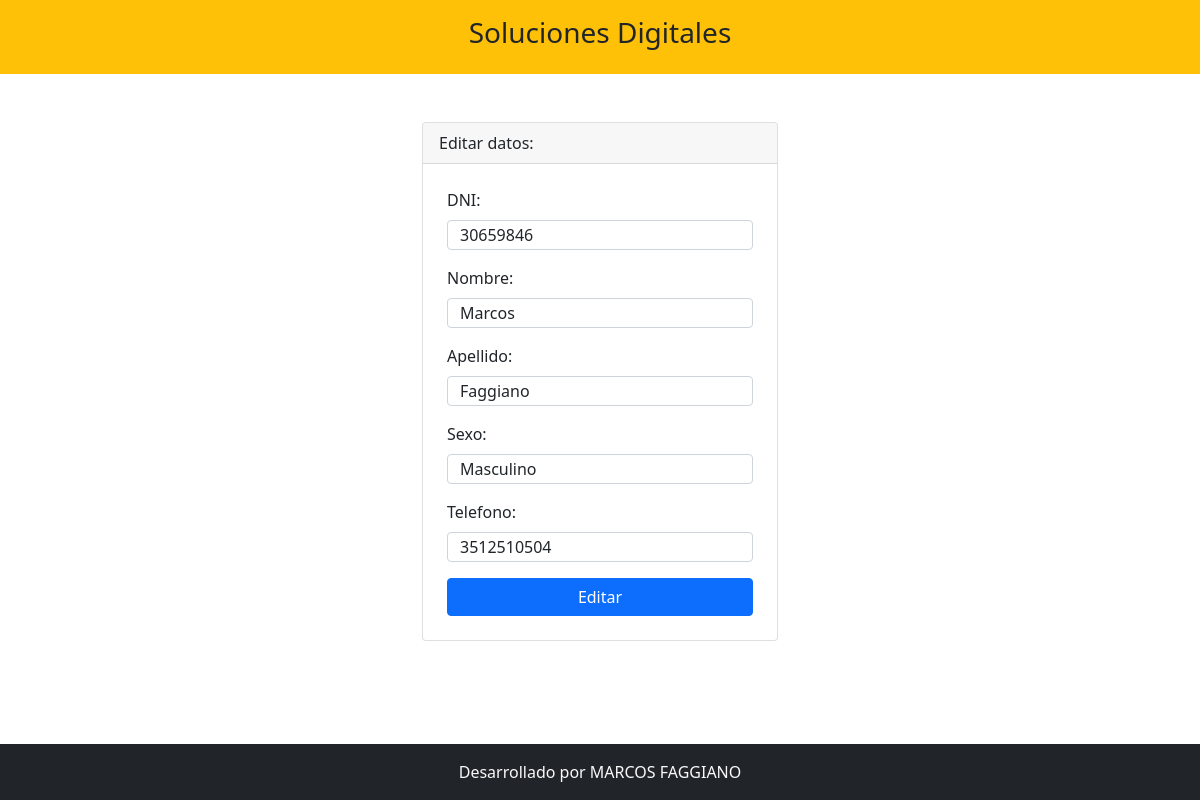
The app's page /editar.php?DNI=30659846 with its own data.
### tables this page shows
CREATE TABLE `clientes` (
  `ID_clientes` int(11) NOT NULL,
  `DNI` int(11) NOT NULL,
  `Nombre` varchar(20) NOT NULL,
  `Apellido` varchar(20) NOT NULL,
  `Sexo` varchar(20) NOT NULL,
  `numero_de_telefono` varchar(20) NOT NULL
);

### editar.php (the view, shortened to what this page needs)
<?php include 'template/header.php' ?>
<?php
include_once 'model/conexion.php';
$DNI = $_GET['DNI'];
$sentencia = $bd->prepare("select * from clientes where DNI = ?;");
$sentencia->execute([$DNI]);
$clientes = $sentencia->fetch(PDO::FETCH_OBJ);
?>
<div class="container mt-5" style=" height:600px">
    <div class="row justify-content-center">
        <div class="col-md-4">
            <div class="card">
                <div class="card-header">
                    Editar datos:
                </div>
                <form class="p-4" method="POST" action="editarProceso.php">
                    <div class="mb-3">
                        <label class="form-label">DNI: </label>
                        <input type="number" class="form-control" style=" height: 30px" name="txtDNI" required value="<?php echo $clientes->DNI; ?>">
                    </div>
                    <div class="mb-3">
                        <label class="form-label">Nombre: </label>
                        <input type="text" class="form-control" style=" height: 30px" name="txtNombre" required value="<?php echo $clientes->Nombre; ?>">
                    </div>
                    <div class="mb-3">
                        <label class="form-label">Apellido: </label>
                        <input type="text" class="form-control" style=" height: 30px" name="txtApellido" required value="<?php echo $clientes->Apellido; ?>">
                    </div>
                    <div class="mb-3">
                        <label class="form-label">Sexo: </label>
                        <input type="text" class="form-control" style=" height: 30px" name="txtSexo" required value="<?php echo $clientes->Sexo; ?>">
                    </div>
                    <div class="mb-3">
                        <label class="form-label">Telefono: </label>
                        <input type="number" class="form-control" style=" height: 30px" name="txtnumero_de_telefono" required value="<?php echo $clientes->numero_de_telefono; ?>">
                    </div>
                    <div class="d-grid">
                        <input type="submit" class="btn btn-primary" value="Editar">
                    </div>
                </form>
            </div>
        </div>
    </div>
</div>
<?php include 'template/footer.php' ?>

### records on screen
clientes: txtDNI "30659846", txtNombre "Marcos", txtApellido "Faggiano", txtSexo "Masculino", txtnumero_de_telefono "3512510504"
